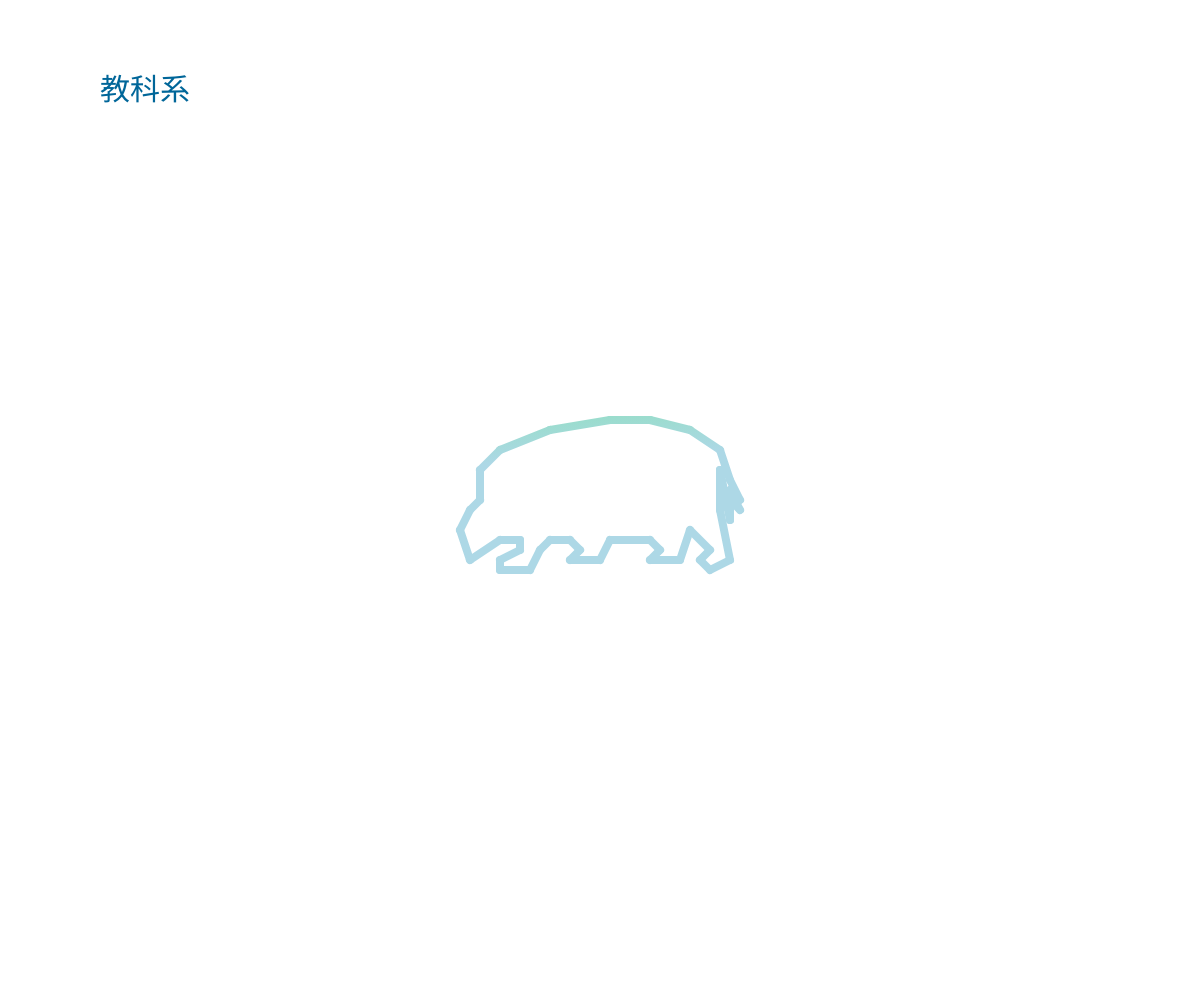
Frame 1 (no input)
Frame 60 (no input): identical to frame 1, image omitted
Frame 120 (the mouse pressed at the canvas centre since frame 60): identical to frame 1, image omitted

The p5.js sketch that drew this single still picture (run headless with seeded random() and noise() and a simulated clock; from frame 60 on, the mouse is pressed at the canvas centre):

// p5.js sketch
// ── sketch.js
let points = [[-13, -6], [-14, -3], [-13, -1],[-12,0],[-12,3],[-10,5],[-5,7],[1,8],[5,8],[9,7],[12,5],[13,2],[14,0],[13,1],[14,-1],[13,0],[13,-2],[12,3],[12,-1],[13,-6],[11,-7],[10,-6],[11,-5],[9,-3],[8,-6],[5,-6],[6,-5],[5,-4],[1,-4],[0,-6],[-3,-6],[-2,-5],[-3,-4],[-5,-4],[-6,-5],[-7,-7],[-10,-7],[-10,-6],[-8,-5],[-8,-4],[-10,-4]]; //list資料，
let ctx;
function setup() {   //只會執行一次的函數
  createCanvas(windowWidth, windowHeight); //設定一個畫布，寬為整個視窗的寬度windowWidth，高度為整個視窗的高度windowHeight
  //把points 內的值都*50
  for (let i = 0; i < points.length; i++) {
    for (let j = 0; j < points[i].length; j++) {
      points[i][j] = points[i][j] * 10;
      
      
    }
  }
     
  ctx = canvas.getContext('2d');
	ctx.lineWidth = 8;
	ctx.lineCap = 'round'
	//------
	gradientLine(ctx, 60, 60, 300, 380, 'black', 'blue')
	gradientLine(ctx, 720, 120, 80, 300, 'brown', 'orange')
	gradientLine(ctx, 520, 70, 500, 440, 'lightblue', 'lime')
}

function draw() {
  background(255);
  // scale(50)
  textSize(30)  //文字大小
  fill(0, 102, 153);  //設定顏色
  text("教科系",100,100)  //顯示文字

  translate(width/2, height/2); //原本原點在左上角，利用這指令把原點放到視窗的中心
  scale(1, -1);  //上下翻轉
  for (let i = 0; i < points.length-1; i++) {
    line(points[i][0], points[i][1], points[i+1][0], points[i+1][1])*8;
  }
  line(points[points.length-1][0], points[points.length-1][1], points[0][0], points[0][1]); //把最後一點與第一點的連線
}

// 以下函數主要畫從(x1,y1)~(x2,y2)間，顏色為c1到c2的變化

function gradientLine(ctx, x1, y1, x2, y2, c1, c2) {
  const gradient = ctx.createLinearGradient(x1, y1, x2, y2);
  gradient.addColorStop(0, c1);
  gradient.addColorStop(1, c2);
  ctx.strokeStyle = gradient;

  ctx.beginPath();
  ctx.moveTo(x1, y1);
  ctx.lineTo(x2, y2);
  ctx.stroke();
}
